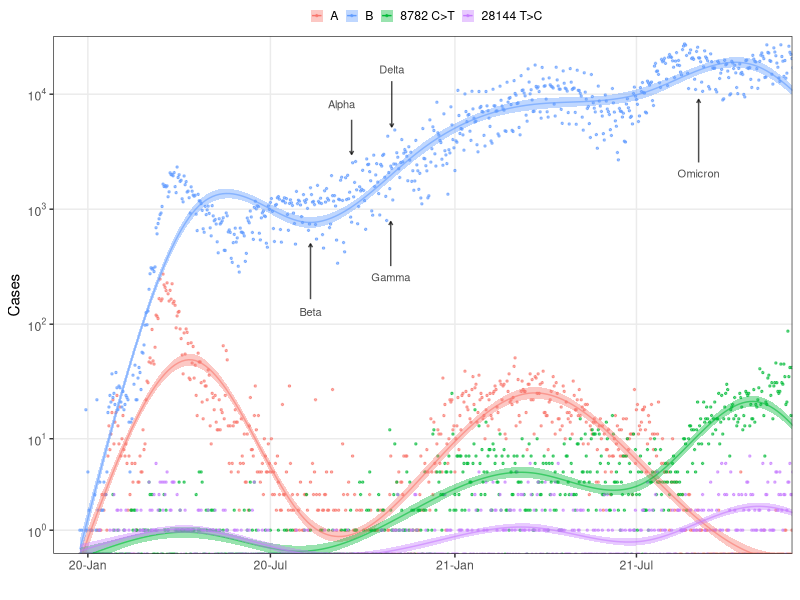

R code for this plot: (Note: this script raises an error after producing the figure.)
rm(list = ls())
library(dplyr)
library(ggplot2)
library(scales)

df = read.csv('F3B_Covid19CasesGISAID.csv')
df$Var1 = as.Date(df$Var1)
df$Mutations = factor(df$Mutations, levels = unique(df$Mutations))

i = 2
for (i in c(1,3,4)) {
  c = cor(df$Freq[df$Mutations == unique(df$Mutations)[2]],
          df$Freq[df$Mutations == unique(df$Mutations)[i]])
  print(c)
}
# [1] -0.08236075
# [1] 0.7396961
# [1] 0.4516835
values = c(hue_pal()(3)[1], hue_pal()(3)[3], hue_pal()(3)[2], hue_pal()(4)[4])

anno = data.frame(x0 = as.Date(c('2020-8-10','2020-9-10','2020-10-29','2020-10-30','2021-9-1')),
                  y0 = c(128,8192,256,16384,2048),
                  text = c('Beta', 'Alpha', 'Gamma', 'Delta', 'Omicron'))
anno_arr = data.frame(x = as.Date(c('2020-8-10','2020-9-20','2020-10-29','2020-10-30','2021-9-1')),
                      y = c(165,6000,320,13000,2550),
                      xend = as.Date(c('2020-8-10','2020-9-20','2020-10-29','2020-10-30','2021-9-1')),
                      yend = c(500,3000,780,5200,9000),
                      text = c('Beta', 'Alpha', 'Gamma', 'Delta', 'Omicron'))


p <- ggplot(data = df, aes(x = Var1, y = Freq, colour = Mutations)) + 
  geom_point(size = 0.5) + 
  geom_smooth(aes(fill = Mutations, color = Mutations), 
              n = 300, size = 0.5) +
  scale_y_continuous(trans=scales::pseudo_log_trans(base=2),
                     breaks = c(1,10,100,1000,10000),
                     labels = c(expression(10^0),expression(10^1),
                                expression(10^2), expression(10^3),
                                expression(10^4))) +
  # annotation_logticks(linewidth = 0.1) +
  scale_x_date(breaks = seq(as.Date('2020-01-01'), as.Date('2022-11-01'), by="6 months"),
               minor_breaks = seq(as.Date('2019-12-01'), as.Date('2022-11-01'), by ='1 month'),
               date_labels = "%y-%b") +
  xlab('') +
  ylab('Cases') + 
  theme_bw() +
  scale_color_manual(name="",
                     labels=c("A", "B", '8782 C>T', "28144 T>C"),
                     values = alpha(values, 0.6)) +
  scale_fill_manual(name="",
                    labels=c("A", "B", '8782 C>T', "28144 T>C"),
                    values = alpha(values, 0.1)) +
  coord_cartesian(xlim = c(as.Date('2019-12-31'), as.Date('2021-10-31')),
                  ylim = c(1,2*10^4)) +
  geom_text(data = anno, aes(x = x0,  y = y0, label = text),
            inherit.aes = F, size = 2.8, alpha = .7) +
  geom_segment(data = anno_arr, aes(x = x, y = y, xend = xend, yend = yend),
               arrow = arrow(length = unit(0.1, "cm")), alpha = .7,
               inherit.aes = F) +
  theme(legend.key.size = unit(0.3, 'cm'),
        legend.position = 'top',
        legend.margin = margin(t = 0, r = 0, b = -2, l = 0),
        panel.grid.minor = element_blank()
  ) 
p


pdf(paste0("Output/F3B_gr.pdf"), width = 3, height = 2.5)
print(p)
dev.off()


